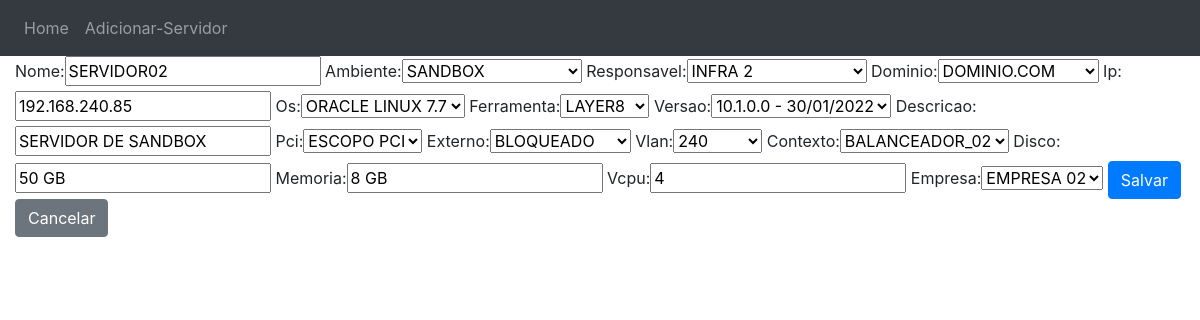
The page /inventario/update/2/ on the database as committed earlier.
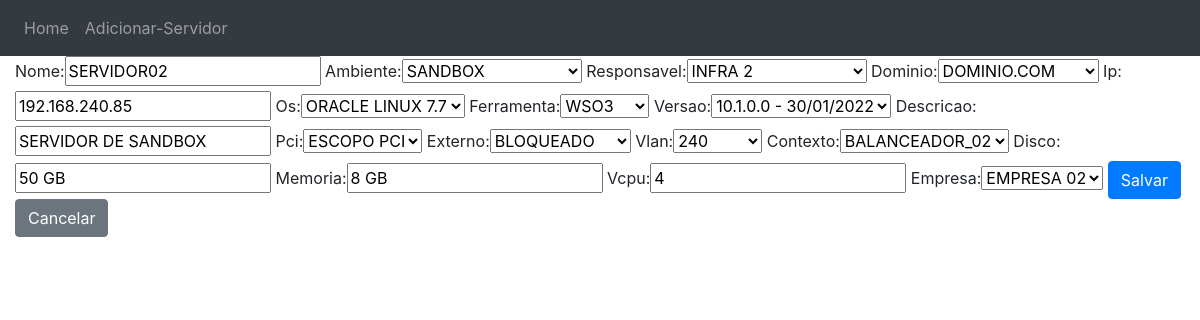
The same page on the database as committed later.
### inventario/models.py (models this page shows, shortened)
class Servidor(models.Model):
    nome = models.CharField(max_length=255)
    ambiente = models.ForeignKey(Ambiente, on_delete=models.CASCADE)
    responsavel = models.ForeignKey(Responsavel, on_delete=models.CASCADE)
    dominio = models.ForeignKey(Dominio, on_delete=models.CASCADE)
    ip = models.CharField(max_length=255)
    os = models.ForeignKey(Operacional, on_delete=models.CASCADE)
    ferramenta = models.ForeignKey(Ferramenta, on_delete=models.CASCADE)
    versao = models.ForeignKey(Versao, on_delete=models.CASCADE)
    descricao = models.CharField(max_length=255)
    pci = models.ForeignKey(Pci, on_delete=models.CASCADE)
    externo = models.ForeignKey(Externo, on_delete=models.CASCADE)
    vlan = models.ForeignKey(Vlan, on_delete=models.CASCADE)
    contexto = models.ForeignKey(Contexto, on_delete=models.CASCADE)
    disco = models.CharField(max_length=255)
    memoria = models.CharField(max_length=255)
    vcpu = models.CharField(max_length=255)
    empresa = models.ForeignKey(Empresa, on_delete=models.CASCADE)

class Ambiente(models.Model):
    nome  = models.CharField(max_length=255)
    def __str__(self):
        return self.nome

class Responsavel(models.Model):
    nome  = models.CharField(max_length=255)
    def __str__(self):
        return self.nome

class Dominio(models.Model):
    nome  = models.CharField(max_length=255)
    local = models.CharField(max_length=255)
    def __str__(self):
        return self.nome

### inventario/views.py (the view)
# urls.py: path("update/<int:pk>/", views.ServidorUpdate.as_view(), name="update"),
class ServidorUpdate(UpdateView):
    model = Servidor
    fields = '__all__'
    success_url = reverse_lazy('inventario:list')

### inventario/models.py (called while the page is built)
    def __str__(self):
        return self.nome

    def __str__(self):
        return self.nome

    def __str__(self):
        return self.nome

    def __str__(self):
        return self.nome

    def __str__(self):
        return self.nome

    def __str__(self):
        return self.nome

    def __str__(self):
        return self.nome

    def __str__(self):
        return self.nome

### inventario/templates/inventario/servidor_form.html (shortened to what this page needs)
{% extends "inventario/base.html" %}
{% load bootstrap %}
{% block content %}
    <form action='.' method='post'>
            {{ form|bootstrap }}
            <input type="submit" class="btn btn-primary" value="Salvar">
            <a href="{% url 'inventario:list' %}" class="btn btn-secondary" role="button" aria-pressed="true">Cancelar</a>
    </form>
{% endblock %}

Rows that differ between the two databases and show on the page:
changed Servidor "SANDBOX": ferramenta "LAYER8" → "WSO3"
